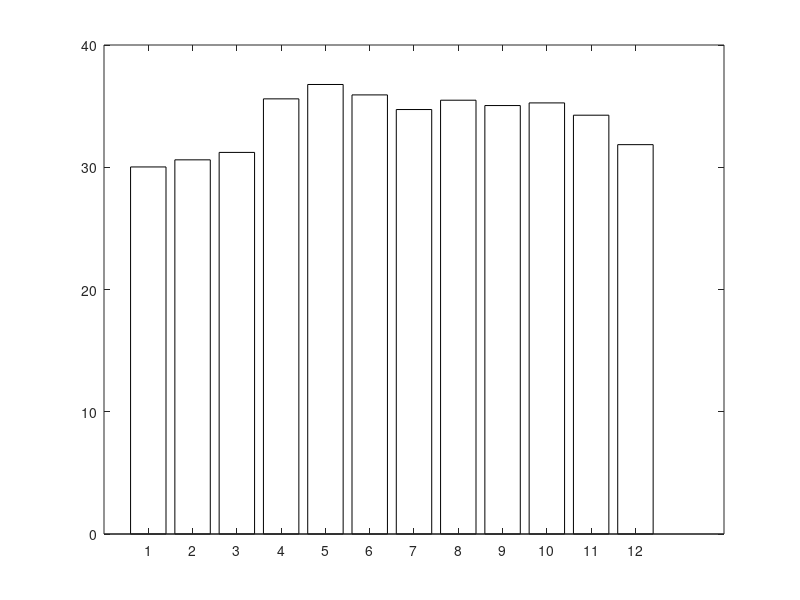

Write MATLAB code to recreate this figure. (Note: this script raises an error after producing the figure.)
clc; clear; close all;

HI_historical = [
    29.1094, 30.6665, 30.1539, 35.2819, 36.2997, 34.9604, ...  % 2023 Jan-Jun
    35.1826, 35.6366, 35.6366, 34.9604, 33.6943, 31.5001, ...  % 2023 Jul-Dec
    30.6665, 30.2788, 32.1855, 35.6165, 37.0061, 37.3851, ...  % 2024 Jan-Jun
    35.4080, 35.4080, 36.1035, 34.9604, 33.8973, 32.0991, ...  % 2024 Jul-Dec
    31.2136, 31.0736, 32.7273, 35.8839, 37.0061, 35.4080, ...  % 2025 Jan-Jun
    33.5731, 35.4080, 33.4007, 35.8685, 35.1826, 31.9461, ...  % 2025 Jul-Dec
    29.1094, 30.4059, 29.7921                                    % 2026 Jan-Mar
];

month_nums = [1:12, 1:12, 1:12, 1:3]; 

% STEP 1: SEASONAL AVERAGES (Numerical Approximations)

monthlyHI = zeros(1, 12);
for m = 1:12
    idx = (month_nums == m);
    monthlyHI(m) = mean(HI_historical(idx));
end

month_labels = {'Jan','Feb','Mar','Apr','May','Jun', ...
                'Jul','Aug','Sep','Oct','Nov','Dec'};

% STEP 2: 24-MONTH FORECAST (Apr 2026 - Mar 2028)

numForecast = 24;
start_month = 4;  
HI_forecast = zeros(1, numForecast);
forecast_month_nums = zeros(1, numForecast);

for i = 1:numForecast
    m = mod(start_month + i - 2, 12) + 1;
    HI_forecast(i) = monthlyHI(m);
    forecast_month_nums(i) = m;
end

forecast_labels = {};
yr = 2026; mo = 4;
for i = 1:numForecast
    forecast_labels{i} = sprintf('%s %d', month_labels{mo}, yr);
    mo = mo + 1;
    if mo > 12; mo = 1; yr = yr + 1; end
end

% STEP 3: SLIDING WINDOW OPTIMIZATION

L = 10;
n = numForecast;
window_sums = zeros(1, n - L + 1);
for i = 1:(n - L + 1)
    window_sums(i) = sum(HI_forecast(i:i+L-1));
end

[min_sum, best_start] = min(window_sums);
best_end = best_start + L - 1;
max_sum = max(window_sums);

fprintf('=== OPTIMIZATION RESULTS ===\n');
fprintf('Optimal start: %s\n', forecast_labels{best_start});
fprintf('Optimal end:   %s\n', forecast_labels{best_end});
fprintf('Min cumulative HI: %.4f C\n', min_sum);
fprintf('Max cumulative HI: %.4f C\n', max_sum);

% ERROR ESTIMATION

seasonal_fit = monthlyHI(month_nums);
residuals = HI_historical - seasonal_fit;

mae_per_month = zeros(1, 12);
for m = 1:12
    idx = (month_nums == m);
    mae_per_month(m) = mean(abs(residuals(idx)));
end

% Running minimum
num_windows = n - L + 1;
running_min = zeros(1, num_windows);
improvement_delta = zeros(1, num_windows);
cur_min = inf;
for i = 1:num_windows
    prev = cur_min;
    if window_sums(i) < cur_min
        cur_min = window_sums(i);
    end
    running_min(i) = cur_min;
    improvement_delta(i) = max(0, prev - cur_min);
end
improvement_delta(1) = 0;

hist_labels_short = {};
yr2 = 2023; mo2 = 1;
for i = 1:39
    hist_labels_short{i} = sprintf('%s %d', month_labels{mo2}(1:3), yr2);
    mo2 = mo2 + 1;
    if mo2 > 12; mo2 = 1; yr2 = yr2 + 1; end
end

window_labels = {};
for i = 1:num_windows
    window_labels{i} = sprintf('W%d', i);
end

% Color definitions
teal   = [0.11, 0.62, 0.46];
red    = [0.89, 0.29, 0.29];
blue   = [0.22, 0.53, 0.87];
amber  = [0.94, 0.62, 0.15];
purple = [0.50, 0.47, 0.87];
gray   = [0.70, 0.70, 0.67];
pink   = [0.83, 0.33, 0.49];
green2 = [0.36, 0.60, 0.13];

% FIGURE 1: Seasonal Average HI by Calendar Month

figure(1);
set(gcf, 'Position', [100, 600, 750, 420], 'Name', 'Numerical Approximations');

bar_colors = zeros(12, 3);
for m = 1:12
    if monthlyHI(m) >= 35
        bar_colors(m,:) = red;
    else
        bar_colors(m,:) = blue;
    end
end

b1 = bar(1:12, monthlyHI, 'FaceColor', 'flat');
b1.CData = bar_colors;
b1.EdgeColor = 'none';

hold on;
yline(35, '--', '35°C threshold', ...
    'Color', [0.6 0.2 0.2], 'LineWidth', 1.2, ...
    'LabelHorizontalAlignment', 'right', 'FontSize', 9);

xticks(1:12);
xticklabels(month_labels);
ylabel('Heat Index (°C)', 'FontSize', 11);
xlabel('Month', 'FontSize', 11);
title('Figure 1. Seasonal average heat index by calendar month', ...
    'FontSize', 12, 'FontWeight', 'bold');
ylim([27 39]);
grid on; box off;

for m = 1:12
    text(m, monthlyHI(m) + 0.15, sprintf('%.2f', monthlyHI(m)), ...
        'HorizontalAlignment', 'center', 'FontSize', 8, 'Color', [0.3 0.3 0.3]);
end

legend({'Cooler months (avg < 35°C)', 'Peak heat months (avg ≥ 35°C)'}, ...
    'Location', 'southwest', 'FontSize', 9);

h1 = patch(NaN, NaN, blue, 'EdgeColor','none');
h2 = patch(NaN, NaN, red,  'EdgeColor','none');
legend([h1 h2], {'Cooler (avg < 35°C)', 'Peak heat (avg ≥ 35°C)'}, ...
    'Location', 'southwest', 'FontSize', 9);

% FIGURE 2a: 24-Month Forecast with Optimal Window

figure(2);
set(gcf, 'Position', [100, 150, 900, 420], 'Name', ' Model Behavior: Forecast');

bar_colors2 = repmat(teal, numForecast, 1);
for i = best_start:best_end
    bar_colors2(i,:) = red;
end

b2 = bar(1:numForecast, HI_forecast, 'FaceColor', 'flat');
b2.CData = bar_colors2;
b2.EdgeColor = 'none';

hold on;
yline(35, '--', '35°C threshold', ...
    'Color', [0.85 0.45 0.20], 'LineWidth', 1.2, ...
    'LabelHorizontalAlignment', 'right', 'FontSize', 9);

xticks(1:numForecast);
xticklabels(forecast_labels);
xtickangle(45);
ylabel('Heat Index (°C)', 'FontSize', 11);
xlabel('Month', 'FontSize', 11);
title('Figure 2. 24-month HI forecast with optimal academic window highlighted', ...
    'FontSize', 12, 'FontWeight', 'bold');
ylim([27 39]);
grid on; box off;

h3 = patch(NaN, NaN, teal, 'EdgeColor','none');
h4 = patch(NaN, NaN, red,  'EdgeColor','none');
legend([h3 h4], {'Forecasted HI', 'Optimal window: Jul 2026 – Apr 2027'}, ...
    'Location', 'southwest', 'FontSize', 9);

% FIGURE 3: Sliding Window Cumulative HI

figure(3);
set(gcf, 'Position', [860, 600, 700, 380], 'Name', ' Model Behavior: Windows');

bar_colors3 = repmat(amber, num_windows, 1);
bar_colors3(best_start,:) = red;

b3 = bar(1:num_windows, window_sums, 'FaceColor', 'flat');
b3.CData = bar_colors3;
b3.EdgeColor = 'none';

xticks(1:num_windows);
xticklabels(window_labels);
ylabel('Cumulative Heat Index (°C)', 'FontSize', 11);
xlabel('Window', 'FontSize', 11);
title('Figure 3. Cumulative HI for all 15 sliding windows', ...
    'FontSize', 12, 'FontWeight', 'bold');
ylim([332 348]);
grid on; box off;

for i = 1:num_windows
    text(i, window_sums(i) + 0.08, sprintf('%.1f', window_sums(i)), ...
        'HorizontalAlignment', 'center', 'FontSize', 7.5, 'Color', [0.3 0.3 0.3]);
end

h5 = patch(NaN, NaN, amber, 'EdgeColor','none');
h6 = patch(NaN, NaN, red,   'EdgeColor','none');
legend([h5 h6], {'Candidate windows', 'Optimal: W4 (Jul 2026 – Apr 2027)'}, ...
    'Location', 'north', 'FontSize', 9);

% FIGURE 4: Mean Absolute Error per Calendar Month

figure(4);
set(gcf, 'Position', [100, 100, 500, 360], 'Name', 'Error Trends: MAE');

b4 = bar(1:12, mae_per_month, 'FaceColor', purple, 'EdgeColor', 'none');

xticks(1:12);
xticklabels(month_labels);
ylabel('Mean Absolute Error (°C)', 'FontSize', 11);
xlabel('Month', 'FontSize', 11);
title('Figure 4. Mean absolute error per calendar month', ...
    'FontSize', 12, 'FontWeight', 'bold');
ylim([0 1.4]);
grid on; box off;

for m = 1:12
    text(m, mae_per_month(m) + 0.02, sprintf('%.4f', mae_per_month(m)), ...
        'HorizontalAlignment', 'center', 'FontSize', 7.5, 'Color', [0.3 0.3 0.3]);
end

% FIGURE 5: Historical HI vs. Seasonal Average Forecast

figure(5);
set(gcf, 'Position', [620, 100, 700, 360], 'Name', 'Error Trends: Fit vs Actual');

x_idx = 1:39;
plot(x_idx, seasonal_fit, '-o', 'Color', teal, 'LineWidth', 2, ...
    'MarkerSize', 4, 'MarkerFaceColor', teal, 'DisplayName', 'Seasonal avg forecast');
hold on;
plot(x_idx, HI_historical, '--s', 'Color', pink, 'LineWidth', 1.5, ...
    'MarkerSize', 4, 'MarkerFaceColor', pink, 'DisplayName', 'Actual historical HI');

xticks(1:3:39);
tick_labels = hist_labels_short(1:3:39);
xticklabels(tick_labels);
xtickangle(45);
ylabel('Heat Index (°C)', 'FontSize', 11);
xlabel('Month', 'FontSize', 11);
title('Figure 5. Actual historical HI vs. seasonal average forecast (Jan 2023 – Mar 2026)', ...
    'FontSize', 12, 'FontWeight', 'bold');
ylim([27 39]);
legend('Location', 'southwest', 'FontSize', 9);
grid on; box off;

% FIGURE 6: Residual Errors Across 39 Months

set(gcf, 'Position', [100, 100, 900, 360], 'Name', 'Error Trends: Residuals');

pos_res = residuals; pos_res(residuals < 0) = 0;
neg_res = residuals; neg_res(residuals >= 0) = 0;

bar(x_idx, pos_res, 'FaceColor', purple, 'EdgeColor', 'none', ...
    'DisplayName', 'Positive residual (actual > forecast)');
hold on;
bar(x_idx, neg_res, 'FaceColor', [0.94 0.60 0.47], 'EdgeColor', 'none', ...
    'DisplayName', 'Negative residual (actual < forecast)');
yline(0, '--', 'Color', gray, 'LineWidth', 1.2, 'HandleVisibility', 'off');

xticks(1:3:39);
xticklabels(tick_labels);
xtickangle(45);
ylabel('Residual (°C)', 'FontSize', 11);
xlabel('Month', 'FontSize', 11);
title('Figure 6. Residual errors across all 39 historical months', ...
    'FontSize', 12, 'FontWeight', 'bold');
legend('Location', 'northwest', 'FontSize', 9);
grid on; box off;

% FIGURE 7: Running Minimum Convergence

figure(7);
set(gcf, 'Position', [100, 100, 500, 360], 'Name', ' Convergence: Running Min');

plot(1:num_windows, running_min, '-o', 'Color', blue, 'LineWidth', 2, ...
    'MarkerSize', 5, 'MarkerFaceColor', blue);
hold on;
plot(best_start, running_min(best_start), 'o', 'Color', red, ...
    'MarkerSize', 9, 'MarkerFaceColor', red, 'DisplayName', 'Convergence point (W4)');

xticks(1:num_windows);
xticklabels(window_labels);
ylabel('Running minimum cumulative HI (°C)', 'FontSize', 11);
xlabel('Window iteration', 'FontSize', 11);
title('Figure 7. Running minimum HI across 15 iterations', ...
    'FontSize', 12, 'FontWeight', 'bold');
ylim([332 346]);
grid on; box off;

h7 = plot(NaN, NaN, '-o', 'Color', blue, 'LineWidth', 2, 'MarkerFaceColor', blue);
h8 = plot(NaN, NaN, 'o',  'Color', red,  'MarkerSize', 9, 'MarkerFaceColor', red);
legend([h7 h8], {'Running minimum', 'Convergence point (W4)'}, ...
    'Location', 'southwest', 'FontSize', 9);

% FIGURE 8: Improvement Delta per Iteration

figure(8);
set(gcf, 'Position', [620, 100, 500, 360], 'Name', ' Convergence: Delta');

delta_colors = repmat([0.8 0.8 0.78], num_windows, 1);
for i = 1:num_windows
    if improvement_delta(i) > 0
        delta_colors(i,:) = [0.36 0.79 0.64];
    end
end

b5 = bar(1:num_windows, improvement_delta, 'FaceColor', 'flat');
b5.CData = delta_colors;
b5.EdgeColor = 'none';

xticks(1:num_windows);
xticklabels(window_labels);
ylabel('HI reduction vs. previous best (°C)', 'FontSize', 11);
xlabel('Window iteration', 'FontSize', 11);
title('Figure 8. Improvement delta per sliding window iteration', ...
    'FontSize', 12, 'FontWeight', 'bold');
grid on; box off;

for i = 1:num_windows
    if improvement_delta(i) > 0
        text(i, improvement_delta(i) + 0.05, sprintf('%.4f', improvement_delta(i)), ...
            'HorizontalAlignment', 'center', 'FontSize', 8, 'Color', [0.3 0.3 0.3]);
    end
end

h9  = patch(NaN, NaN, [0.36 0.79 0.64], 'EdgeColor','none');
h10 = patch(NaN, NaN, [0.8 0.8 0.78],   'EdgeColor','none');
legend([h9 h10], {'Improvement (HI reduced)', 'No improvement (delta = 0)'}, ...
    'Location', 'northeast', 'FontSize', 9);

% PRINT SUMMARY TABLE

fprintf('\n=== FIGURE 4c: COMPLETE SLIDING WINDOW TABLE ===\n');
fprintf('%-6s %-12s %-12s %-18s %-18s %-16s\n', ...
    'Win','Start','End','Cumulative HI','Avg HI/month','Running Min');
fprintf('%s\n', repmat('-', 1, 82));
cur_min2 = inf;
for i = 1:num_windows
    if window_sums(i) < cur_min2; cur_min2 = window_sums(i); end
    tag = '';
    if i == best_start; tag = '<-- OPTIMAL'; end
    if window_sums(i) == max_sum; tag = '<-- WORST'; end
    fprintf('W%-5d %-12s %-12s %-18.4f %-18.4f %-16.4f %s\n', ...
        i, forecast_labels{i}, forecast_labels{i+L-1}, ...
        window_sums(i), window_sums(i)/L, cur_min2, tag);
end

fprintf('\nAll figures generated. Use File > Save As in each figure window\n');
fprintf('to export as PNG, PDF, or EPS for your paper.\n');
